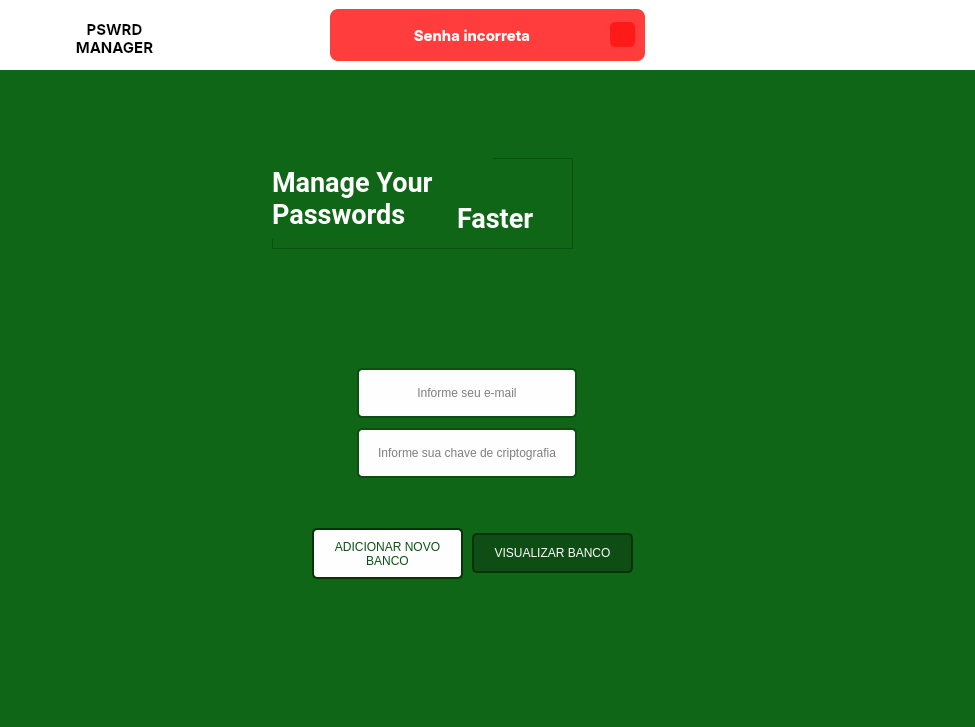
<?xml version="1.0" encoding="UTF-8"?>
<ui version="4.0">
 <class>MainWindow</class>
 <widget class="QMainWindow" name="MainWindow">
  <property name="geometry">
   <rect>
    <x>0</x>
    <y>0</y>
    <width>975</width>
    <height>727</height>
   </rect>
  </property>
  <property name="windowTitle">
   <string>Login</string>
  </property>
  <property name="windowIcon">
   <iconset>
    <normaloff>Images/paypal.svg</normaloff>Images/paypal.svg</iconset>
  </property>
  <property name="styleSheet">
   <string notr="true">background-color: rgb(14, 102, 22);</string>
  </property>
  <widget class="QWidget" name="centralwidget">
   <layout class="QVBoxLayout" name="verticalLayout" stretch="0,0">
    <property name="spacing">
     <number>0</number>
    </property>
    <property name="leftMargin">
     <number>0</number>
    </property>
    <property name="topMargin">
     <number>0</number>
    </property>
    <property name="rightMargin">
     <number>0</number>
    </property>
    <property name="bottomMargin">
     <number>0</number>
    </property>
    <item>
     <widget class="QFrame" name="Header">
      <property name="maximumSize">
       <size>
        <width>16777215</width>
        <height>70</height>
       </size>
      </property>
      <property name="styleSheet">
       <string notr="true">background-color: rgb(255, 255, 255);</string>
      </property>
      <property name="frameShape">
       <enum>QFrame::NoFrame</enum>
      </property>
      <property name="frameShadow">
       <enum>QFrame::Raised</enum>
      </property>
      <property name="lineWidth">
       <number>0</number>
      </property>
      <layout class="QGridLayout" name="gridLayout">
       <item row="0" column="1">
        <widget class="QFrame" name="frame_error">
         <property name="maximumSize">
          <size>
           <width>350</width>
           <height>16777215</height>
          </size>
         </property>
         <property name="styleSheet">
          <string notr="true">background-color: rgb(255, 61, 61);
border-radius: 8px;
position: absolute;</string>
         </property>
         <property name="frameShape">
          <enum>QFrame::NoFrame</enum>
         </property>
         <property name="frameShadow">
          <enum>QFrame::Raised</enum>
         </property>
         <property name="lineWidth">
          <number>2</number>
         </property>
         <layout class="QHBoxLayout" name="horizontalLayout_3">
          <property name="leftMargin">
           <number>10</number>
          </property>
          <property name="topMargin">
           <number>3</number>
          </property>
          <property name="rightMargin">
           <number>10</number>
          </property>
          <property name="bottomMargin">
           <number>3</number>
          </property>
          <item>
           <widget class="QLabel" name="label_error">
            <property name="font">
             <font>
              <family>Inter</family>
              <pointsize>11</pointsize>
              <weight>75</weight>
              <bold>true</bold>
             </font>
            </property>
            <property name="styleSheet">
             <string notr="true">color: rgb(255, 255, 255);</string>
            </property>
            <property name="text">
             <string>Senha incorreta</string>
            </property>
            <property name="alignment">
             <set>Qt::AlignCenter</set>
            </property>
           </widget>
          </item>
          <item>
           <widget class="QPushButton" name="pushButton_closeError">
            <property name="maximumSize">
             <size>
              <width>25</width>
              <height>25</height>
             </size>
            </property>
            <property name="styleSheet">
             <string notr="true">QPushButton{
	border-radius: 5px;
	background-image: url(:/Close/Images/X.png);
	background-position:center;
	background-color: rgb(255, 26, 26);

}

QPushButton:hover{
	background-color: rgb(50, 50, 50);
	color: rgb(200, 200, 200);
}
QPushButton:pressed{
	background-color: rgb(35, 35, 35);
	color: rgb(200, 200, 200);
}</string>
            </property>
            <property name="text">
             <string/>
            </property>
           </widget>
          </item>
         </layout>
        </widget>
       </item>
       <item row="0" column="2">
        <widget class="QFrame" name="frame">
         <property name="frameShape">
          <enum>QFrame::NoFrame</enum>
         </property>
         <property name="frameShadow">
          <enum>QFrame::Raised</enum>
         </property>
         <property name="lineWidth">
          <number>0</number>
         </property>
        </widget>
       </item>
       <item row="0" column="0">
        <widget class="QFrame" name="frame_logo">
         <property name="minimumSize">
          <size>
           <width>140</width>
           <height>0</height>
          </size>
         </property>
         <property name="maximumSize">
          <size>
           <width>16777215</width>
           <height>70</height>
          </size>
         </property>
         <property name="lineWidth">
          <number>0</number>
         </property>
         <widget class="QLabel" name="logo">
          <property name="geometry">
           <rect>
            <x>6</x>
            <y>0</y>
            <width>50</width>
            <height>50</height>
           </rect>
          </property>
          <property name="maximumSize">
           <size>
            <width>60</width>
            <height>60</height>
           </size>
          </property>
          <property name="text">
           <string>&lt;html&gt;&lt;head/&gt;&lt;body&gt;&lt;p&gt;&lt;img src=&quot;:/Logo/Images/paypal.svg&quot; height=&quot;50&quot; width=&quot;50&quot;/&gt;&lt;/p&gt;&lt;/body&gt;&lt;/html&gt;</string>
          </property>
         </widget>
         <widget class="QLabel" name="logoTitle">
          <property name="geometry">
           <rect>
            <x>55</x>
            <y>10</y>
            <width>101</width>
            <height>38</height>
           </rect>
          </property>
          <property name="maximumSize">
           <size>
            <width>120</width>
            <height>100</height>
           </size>
          </property>
          <property name="font">
           <font>
            <family>Inter</family>
            <pointsize>11</pointsize>
            <weight>75</weight>
            <bold>true</bold>
           </font>
          </property>
          <property name="text">
           <string>PSWRD
MANAGER</string>
          </property>
          <property name="alignment">
           <set>Qt::AlignCenter</set>
          </property>
         </widget>
         <zorder>logoTitle</zorder>
         <zorder>logo</zorder>
        </widget>
       </item>
      </layout>
      <zorder>frame_logo</zorder>
      <zorder>frame_error</zorder>
      <zorder>frame</zorder>
     </widget>
    </item>
    <item>
     <widget class="QFrame" name="content">
      <property name="styleSheet">
       <string notr="true"/>
      </property>
      <property name="frameShape">
       <enum>QFrame::NoFrame</enum>
      </property>
      <property name="frameShadow">
       <enum>QFrame::Raised</enum>
      </property>
      <property name="lineWidth">
       <number>0</number>
      </property>
      <layout class="QHBoxLayout" name="horizontalLayout">
       <item>
        <widget class="QFrame" name="loginArea">
         <property name="maximumSize">
          <size>
           <width>450</width>
           <height>500</height>
          </size>
         </property>
         <property name="styleSheet">
          <string notr="true"/>
         </property>
         <property name="frameShape">
          <enum>QFrame::NoFrame</enum>
         </property>
         <property name="frameShadow">
          <enum>QFrame::Raised</enum>
         </property>
         <property name="lineWidth">
          <number>0</number>
         </property>
         <widget class="QLineEdit" name="inputText_Email">
          <property name="geometry">
           <rect>
            <x>95</x>
            <y>220</y>
            <width>220</width>
            <height>50</height>
           </rect>
          </property>
          <property name="autoFillBackground">
           <bool>false</bool>
          </property>
          <property name="styleSheet">
           <string notr="true">QLineEdit{
	border: 2px solid rgb(14, 78, 20);
	border-radius: 5px ; 
	padding: 15px;
	background-color: rgb(254, 254, 254);
}

QLineEdit:hover{
	border:2px solid  rgb(254, 254, 254); 
}

QLineEdit:focus{
	color: rgb(000, 000, 000);
	border:2px solid  rgb(14, 78, 20); 
}</string>
          </property>
          <property name="text">
           <string/>
          </property>
          <property name="maxLength">
           <number>50</number>
          </property>
          <property name="alignment">
           <set>Qt::AlignCenter</set>
          </property>
          <property name="placeholderText">
           <string>Informe seu e-mail</string>
          </property>
         </widget>
         <widget class="QFrame" name="frame_slogan">
          <property name="geometry">
           <rect>
            <x>10</x>
            <y>10</y>
            <width>301</width>
            <height>91</height>
           </rect>
          </property>
          <property name="layoutDirection">
           <enum>Qt::LeftToRight</enum>
          </property>
          <property name="frameShape">
           <enum>QFrame::StyledPanel</enum>
          </property>
          <property name="frameShadow">
           <enum>QFrame::Raised</enum>
          </property>
          <widget class="QLabel" name="slogan">
           <property name="geometry">
            <rect>
             <x>0</x>
             <y>0</y>
             <width>221</width>
             <height>81</height>
            </rect>
           </property>
           <property name="font">
            <font>
             <family>Roboto</family>
             <pointsize>20</pointsize>
             <weight>75</weight>
             <bold>true</bold>
            </font>
           </property>
           <property name="text">
            <string>&lt;html&gt;&lt;head/&gt;&lt;body&gt;&lt;p style=&quot;color:#FFFFFF&quot;&gt;Manage Your &lt;br/&gt;Passwords&lt;/p&gt;&lt;/body&gt;&lt;/html&gt;</string>
           </property>
          </widget>
          <widget class="QLabel" name="slogan_2">
           <property name="geometry">
            <rect>
             <x>185</x>
             <y>35</y>
             <width>101</width>
             <height>51</height>
            </rect>
           </property>
           <property name="font">
            <font>
             <family>Roboto</family>
             <pointsize>20</pointsize>
             <weight>75</weight>
             <bold>true</bold>
            </font>
           </property>
           <property name="styleSheet">
            <string notr="true"/>
           </property>
           <property name="frameShadow">
            <enum>QFrame::Raised</enum>
           </property>
           <property name="text">
            <string>&lt;html&gt;&lt;head/&gt;&lt;body&gt;&lt;p style=&quot;color:#FFFFFF&quot;&gt;Faster&lt;/p&gt;&lt;/body&gt;&lt;/html&gt;</string>
           </property>
          </widget>
         </widget>
         <widget class="QFrame" name="avatar">
          <property name="geometry">
           <rect>
            <x>155</x>
            <y>110</y>
            <width>90</width>
            <height>90</height>
           </rect>
          </property>
          <property name="styleSheet">
           <string notr="true">QFrame{
	
	background-image: url(:/Avatar/Images/profile circled.svg);
	background-repeat: no-repeat;
	background-position: center;
	border-radius: 30px;
}
</string>
          </property>
          <property name="frameShape">
           <enum>QFrame::StyledPanel</enum>
          </property>
          <property name="frameShadow">
           <enum>QFrame::Raised</enum>
          </property>
         </widget>
         <widget class="QLineEdit" name="inputText_Password">
          <property name="geometry">
           <rect>
            <x>95</x>
            <y>280</y>
            <width>220</width>
            <height>50</height>
           </rect>
          </property>
          <property name="font">
           <font>
            <family>MS Shell Dlg 2</family>
           </font>
          </property>
          <property name="autoFillBackground">
           <bool>false</bool>
          </property>
          <property name="styleSheet">
           <string notr="true">QLineEdit{
	border: 2px solid rgb(14, 78, 20);
	border-radius: 5px ; 
	padding: 15px;
	background-color: rgb(254, 254, 254);
}

QLineEdit:hover{
	border:2px solid  rgb(254, 254, 254); 
}

QLineEdit:focus{
	color: rgb(000, 000, 000);
	border:2px solid  rgb(14, 78, 20); 
}</string>
          </property>
          <property name="text">
           <string/>
          </property>
          <property name="maxLength">
           <number>100</number>
          </property>
          <property name="echoMode">
           <enum>QLineEdit::Password</enum>
          </property>
          <property name="alignment">
           <set>Qt::AlignCenter</set>
          </property>
          <property name="placeholderText">
           <string>Informe sua chave de criptografia</string>
          </property>
         </widget>
         <widget class="QPushButton" name="pushButton_newDf">
          <property name="geometry">
           <rect>
            <x>50</x>
            <y>380</y>
            <width>151</width>
            <height>51</height>
           </rect>
          </property>
          <property name="styleSheet">
           <string notr="true">QPushButton{
	background-color: rgb(254, 254, 254);
	font: 75 10pt &quot;Inter&quot;;
	color: rgb(11, 82, 18);
	border: 2px solid rgb(8, 50, 12);
	border-radius: 5px;
}

QPushButton:hover{
	background-color: rgba(64, 155, 71, 250);
	font: 75 10pt &quot;Inter&quot;;
	color: rgb(255, 255, 255);
	border: 2px solid rgb(10, 65, 15);
	border-radius: 5px;
}

QPushButton:hover:pressed{
	background-color: rgb(24, 152, 35);
	font: 75 10pt &quot;Inter&quot;;
	color: rgb(255, 255, 255);
	border: 2px solid rgb(24, 152, 35);
	border-radius: 5px;
}

</string>
          </property>
          <property name="text">
           <string>ADICIONAR NOVO 
BANCO</string>
          </property>
          <property name="default">
           <bool>false</bool>
          </property>
          <property name="flat">
           <bool>false</bool>
          </property>
         </widget>
         <widget class="QPushButton" name="viewDFButton">
          <property name="geometry">
           <rect>
            <x>210</x>
            <y>385</y>
            <width>161</width>
            <height>40</height>
           </rect>
          </property>
          <property name="minimumSize">
           <size>
            <width>105</width>
            <height>0</height>
           </size>
          </property>
          <property name="styleSheet">
           <string notr="true">QPushButton{
	background-color: rgb(14, 78, 20);
	font: 75 10pt &quot;Inter&quot;;
	color: rgb(255, 255, 255);
	border-radius: 5px;
	border: 2px solid rgb(8, 50, 12);
}

QPushButton:hover{
	background-color: rgb(17, 99, 24);
	font: 75 10pt &quot;Inter&quot;;
	color: rgb(255, 255, 255);
	border-radius: 5px;
	border: 2px solid rgb(8, 50, 12);
}

QPushButton:hover:pressed{
	background-color: rgb(24, 152, 35);
	font: 75 10pt &quot;Inter&quot;;
	color: rgb(255, 255, 255);
	border: 2px solid rgb(8, 50, 12);
	border-radius: 5px;
}

</string>
          </property>
          <property name="text">
           <string>VISUALIZAR BANCO</string>
          </property>
          <property name="iconSize">
           <size>
            <width>16</width>
            <height>16</height>
           </size>
          </property>
          <property name="shortcut">
           <string>Return</string>
          </property>
          <property name="checkable">
           <bool>false</bool>
          </property>
          <property name="checked">
           <bool>false</bool>
          </property>
         </widget>
        </widget>
       </item>
      </layout>
     </widget>
    </item>
   </layout>
  </widget>
 </widget>
 <resources>
  <include location="QTImages.qrc"/>
 </resources>
 <connections/>
</ui>
